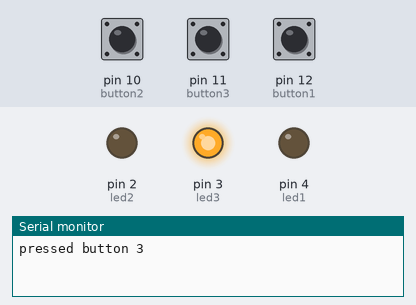
This sketch was run on a simulated Arduino Uno, built with avr-gcc and run on an emulated ATmega328P. Shown: output pins drawn as LEDs (lit = HIGH), the last lines printed to the serial monitor. Inputs (shaded band) come from the test bench; at power-on: pin 10 (button2) HIGH, pin 12 (button1) LOW, pin 11 (button3) LOW.

Above: at 1.2 s.
1.3 s: pin 10 (button2) pulled LOW for 0.15 s
At 3.1 s:
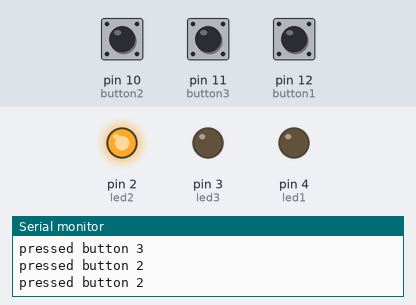
4.4 s: pin 12 (button1) pulled HIGH for 0.15 s
At 4.9 s:
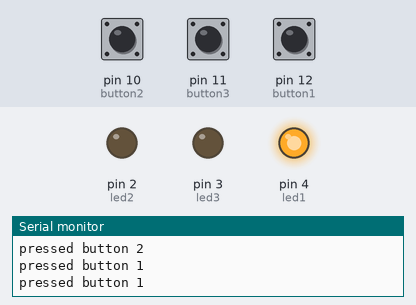
7.5 s: pin 11 (button3) pulled HIGH for 0.15 s
At 10.4 s:
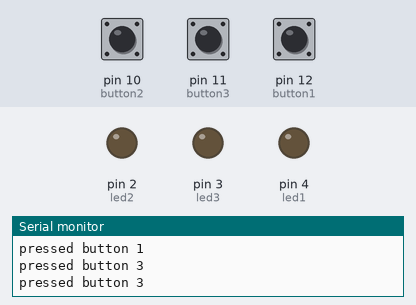
10.6 s: pin 11 (button3) pulled HIGH for 1 s
At 13.4 s:
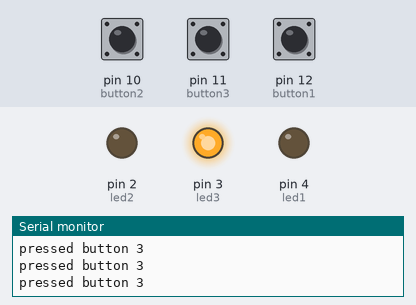
14.6 s: pin 11 (button3) pulled HIGH for 3.2 s
At 20.2 s:
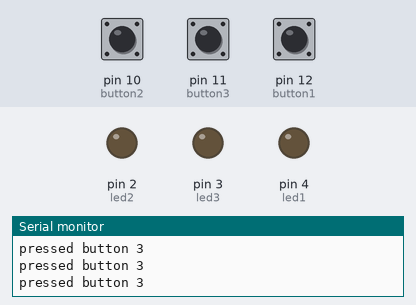
20.8 s: pin 10 (button2) driven LOW and pin 12 (button1) driven HIGH
At 22.1 s:
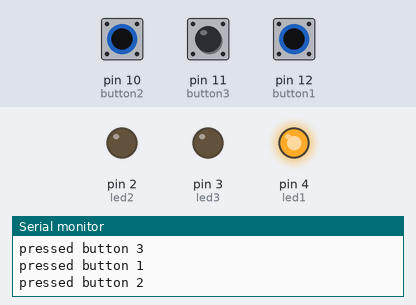
Timing chart, 0 to 24.8 s (numbered marks = the images above; inputs shaded):
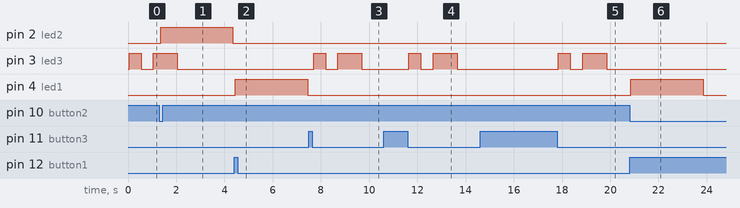

Measured:
- after the input at 1.3 s, pin 2 (led2): LOW → HIGH after 0.05 s, → LOW 3.0 s later
- after the input at 4.4 s, pin 4 (led1): LOW → HIGH after 0.05 s, → LOW 3.0 s later
- after the input at 7.5 s, pin 3 (led3): LOW → HIGH after 0.20 s, → LOW 0.50 s later, → HIGH 0.50 s later, → LOW 1.0 s later
- after the input at 10.6 s, pin 3 (led3): LOW → HIGH after 1.1 s, → LOW 0.50 s later, → HIGH 0.50 s later, → LOW 1.0 s later
- after the input at 14.6 s, pin 3 (led3): LOW → HIGH after 3.3 s, → LOW 0.50 s later, → HIGH 0.50 s later, → LOW 1.0 s later
- after the input at 20.8 s, pin 4 (led1): LOW → HIGH after 0.05 s, → LOW 3.0 s later

The sketch:

10_0332_0437.ino
```cpp
#define button1 12
#define button2 10
#define button3 11
#define led1 4
#define led2 2
#define led3 3

int b[4] = {button1, button1, button2, button3};
int l[4] = {led1, led1, led2, led3};
int reading[4];
int buttonState[4] = {LOW, LOW, HIGH, HIGH};
int lastButtonState[4] = {LOW, LOW, HIGH, HIGH};
int ledState[4] = {LOW, LOW, LOW, LOW};
//int lastLedState[4] = {LOW, LOW, LOW, LOW};
long long lastDebounceTime[4] = {0, 0, 0, 0};
long long ledStartTime[4] = {0, 0, 0, -2000};
int Delay = 50;
long long cooltime[4] = {0, 0, 0, 0};
int coolDown[4] = {0,0,0,2000};

void setup(){
    Serial.begin(9600);
    pinMode(button1, INPUT);
    pinMode(button3, INPUT);
    pinMode(button2, INPUT_PULLUP);

    pinMode(led1, OUTPUT);
    pinMode(led2, OUTPUT);
    pinMode(led3, OUTPUT);
}

void debounce(int it){

    reading[it] = digitalRead(b[it]);

    if(lastButtonState[it] != reading[it]){
        lastDebounceTime[it] = millis();
        Serial.print("pressed button ");
        Serial.println(it);
    }

    if(millis() - lastDebounceTime[it] > Delay){
        buttonState[it] = reading[it];
    }

    lastButtonState[it] = reading[it];

}

void toggle(int it){
    if (millis() - cooltime[it] > Delay)
    {
      int chk = 0;
      for(int i = 1; i < it;i++){
        if(ledState[i] == HIGH) chk = 1;
      }

      if(chk == 1 && ledState[it] == HIGH){
          ledStartTime[it] = millis();
          ledState[it] = LOW;
          digitalWrite(l[it], ledState[it]);
      }
      else if(chk == 0 && millis() - ledStartTime[it] > coolDown[it]){
          ledStartTime[it] = millis();
          ledState[it] = !ledState[it];
          digitalWrite(l[it], ledState[it]);
      }

    }
     cooltime[it] = millis();
}

void loop(){

    debounce(1);
    debounce(2);
    debounce(3);


    if(millis() - ledStartTime[1] > 3000){
        ledState[1] = LOW;
        digitalWrite(led1, LOW);
    }

    if(millis() - ledStartTime[2] > 3000){
        ledState[2] = LOW;
        digitalWrite(led2, LOW);
    }

    if(millis() - ledStartTime[3] > 2000){
        ledState[3] = LOW;
        digitalWrite(led3, LOW);
    }
  else{
      if(millis() - ledStartTime[3] < 500){
          ledState[3] = HIGH;
      }
      else if(millis() - ledStartTime[3] < 1000){
          ledState[3] = LOW;
      }
      else if(millis() - ledStartTime[3] < 1500){
          ledState[3] = HIGH;
      }

      digitalWrite(led3, ledState[3]);
    }

    if(buttonState[1] == HIGH){
        //Serial.println("toggle 1");
        toggle(1);
    }
    if(buttonState[2] == LOW){
        //Serial.println("toggle 2");
        toggle(2);
    }
    if(buttonState[3] == LOW){
        //Serial.println("toggle 3");
        toggle(3);
    }

}
```
